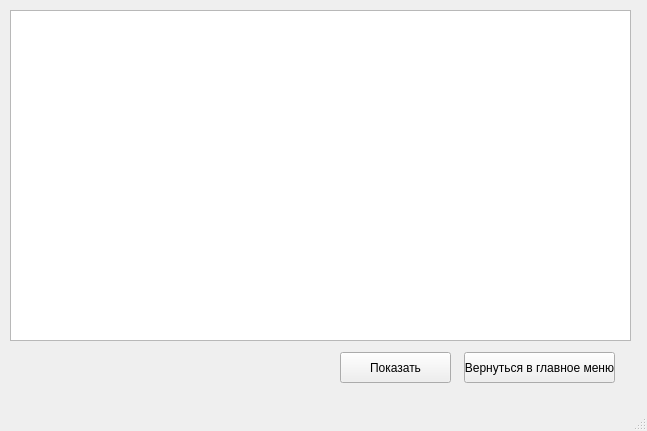
<?xml version="1.0" encoding="UTF-8"?>
<ui version="4.0">
 <class>Safe</class>
 <widget class="QMainWindow" name="Safe">
  <property name="geometry">
   <rect>
    <x>0</x>
    <y>0</y>
    <width>647</width>
    <height>431</height>
   </rect>
  </property>
  <property name="windowTitle">
   <string>Safe</string>
  </property>
  <property name="windowIcon">
   <iconset>
    <normaloff>safe.png</normaloff>safe.png</iconset>
  </property>
  <widget class="QWidget" name="centralwidget">
   <widget class="QPushButton" name="exit">
    <property name="geometry">
     <rect>
      <x>464</x>
      <y>352</y>
      <width>151</width>
      <height>31</height>
     </rect>
    </property>
    <property name="text">
     <string>Вернуться в главное меню</string>
    </property>
   </widget>
   <widget class="QTextEdit" name="text">
    <property name="geometry">
     <rect>
      <x>10</x>
      <y>10</y>
      <width>621</width>
      <height>331</height>
     </rect>
    </property>
    <property name="font">
     <font>
      <pointsize>10</pointsize>
     </font>
    </property>
    <property name="readOnly">
     <bool>true</bool>
    </property>
   </widget>
   <widget class="QPushButton" name="showp">
    <property name="geometry">
     <rect>
      <x>340</x>
      <y>352</y>
      <width>111</width>
      <height>31</height>
     </rect>
    </property>
    <property name="text">
     <string>Показать</string>
    </property>
   </widget>
  </widget>
  <widget class="QMenuBar" name="menubar">
   <property name="geometry">
    <rect>
     <x>0</x>
     <y>0</y>
     <width>647</width>
     <height>21</height>
    </rect>
   </property>
  </widget>
  <widget class="QStatusBar" name="statusbar"/>
 </widget>
 <resources/>
 <connections/>
</ui>
